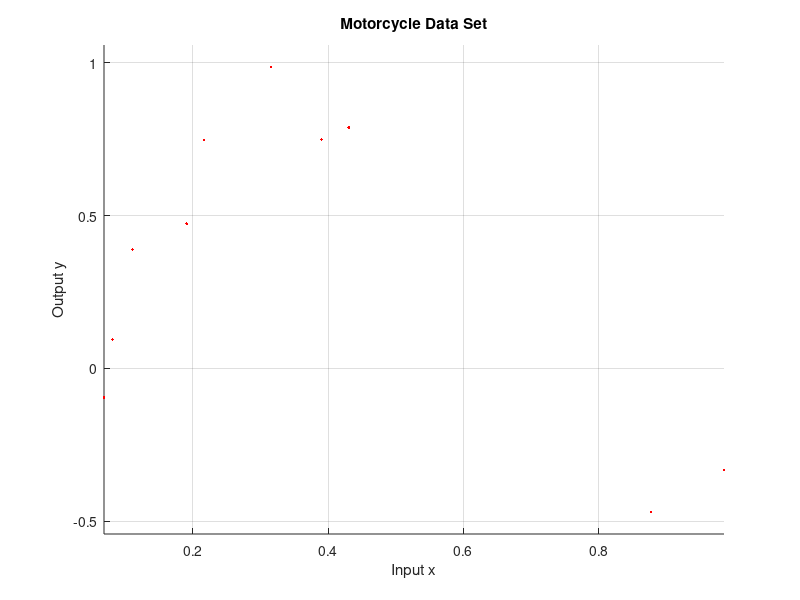

Here is the MATLAB script that generated this plot:
function [] = SmoothingProblem ();
N=10;
x =  rand(N,1);
% sin (2*pi*2*x.^2) + 0.2*randn(N ,1);
y = sin (2*pi*2*x.^2) + 0.2*randn(N ,1);
figure;
%FigureSet(1,'LTX');
h = plot(x,y,'r.');
set(h,'MarkerSize',6);
xlabel('Input x');
ylabel('Output y');
title('Motorcycle Data Set');
set(gca ,'Box','Off');
grid on;
ymin = min(y);
ymax = max(y);
yrng = ymax -ymin;
ymin = ymin - 0.05*yrng;
ymax = ymax + 0.05*yrng;
axis ([min(x) max(x) ymin ymax ]);
%AxisSet (8);
%print -depsc Test;
print -depsc SmoothingProblem;

return;